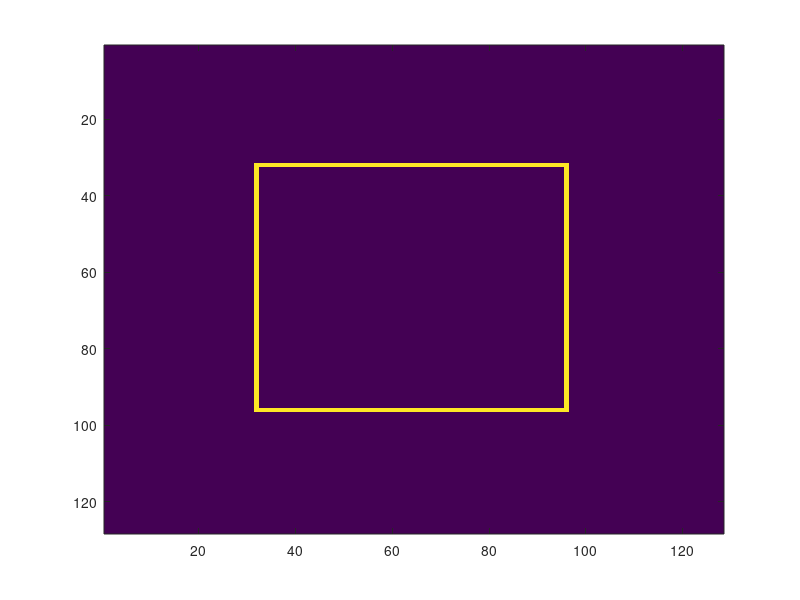

Here is the MATLAB script that generated this plot: (Note: this script raises an error after producing the figure.)
% this scripts makes comparaison of L1/L2 norm ratio for 
% translation scattering and roto-translation scattering

clear;
N = 128;

%% grid
x = zeros(N,N);
step_grid = 16;
for i = 1:step_grid:N
	x(:,i) = 1;
	x(i,:) = 1;
end
%% square
x = zeros(N,N);
pad = N/4;
x(pad,pad:N-pad) = 1;
x(N-pad,pad:N-pad) = 1;
x = x';
x(pad,pad:N-pad) = 1;
x(N-pad,pad:N-pad) = 1;
imagesc(x);
%% circle
radius = N/3;
sigma_radius = 1;
x = draw_circle([N,N], [N/2, N/2], radius, sigma_radius);
imagesc(x);

%% define scattering options
options.antialiasing = 10;
options.J = 6;

%% translation scattering
tic;
W_trans = wavelet_factory_2d(size(x),options);
S_trans = scat(x, W_trans);
toc;

%% roto-translation scattering
tic;
W_rt = wavelet_factory_3d(size(x),options);
S_rt = scat(x, W_rt);
toc;


%% roto-translation scattering with meyer wavelet along the angle
options.null = 1;
options_rot.meyer_rot = 1;
tic;
W_rt_meyer = wavelet_factory_3d(size(x), options, options_rot);
S_rt_meyer = scat(x, W_rt_meyer);
toc;

%% format 
S_trans_f = format_scat(S_trans);
S_rt_f = format_scat(S_rt);
S_rt_meyer_f = format_scat(S_rt_meyer);

%% norm l2 comparaison
x_l2 = sqrt(sum(x(:).^2))
S_trans_l2 = sqrt(sum(S_trans_f(:).^2))
S_rt_l2 = sqrt(sum(S_rt_f(:).^2))
S_rt_meyer_l2 = sqrt(sum(S_rt_meyer_f(:).^2))

%% norm l1 comparaison
x_l1 = sum(abs(x(:)))
S_trans_l1 = sum(abs(S_trans_f(:)))
S_rt_l1 = sum(abs(S_rt_f(:)))
S_rt_meyer_l1 = sum(abs(S_rt_meyer_f(:)))

%% histogram of log values
clf;
subplot(311);
hist(log(S_trans_f(:)+0.0001),100);
subplot(312);
hist(log(S_rt_f(:)+0.0001),100);
subplot(313);
hist(log(S_rt_meyer_f(:)+0.0001),100);

%%
clf;
subplot(121);
imagesc([image_scat_layer(S_trans{3},0,0)]);
subplot(122);
%imagesc([image_scat_layer(S_rt{3},1,0),image_scat_layer(S_rt_meyer{3},0,0)]);

imagesc([image_scat_layer(S_rt{3},0,1),image_scat_layer(S_rt_meyer{3},0,1)]);

%image_scat_layer(S_rt_meyer{3},0,0)]);
